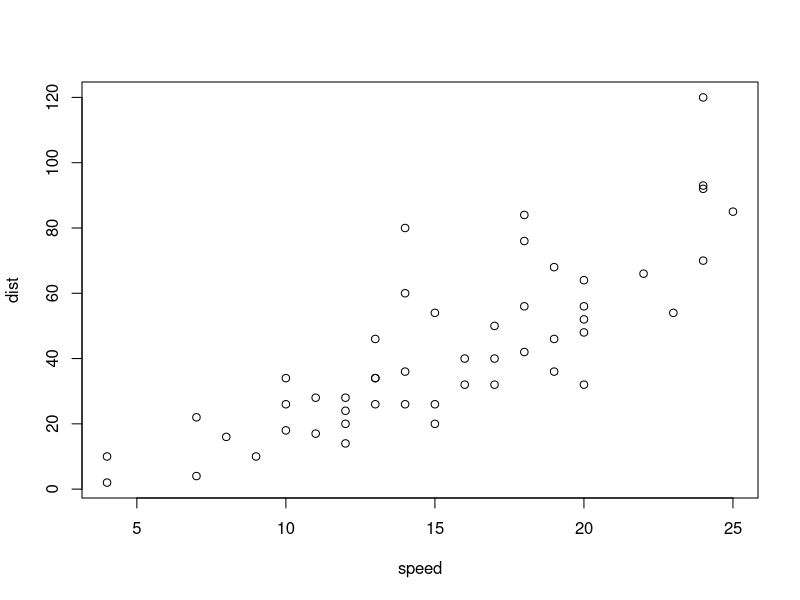
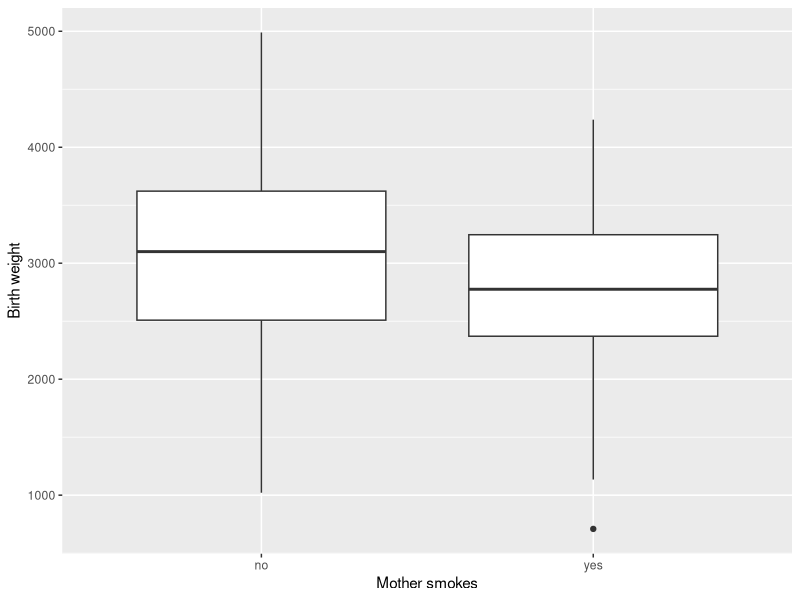
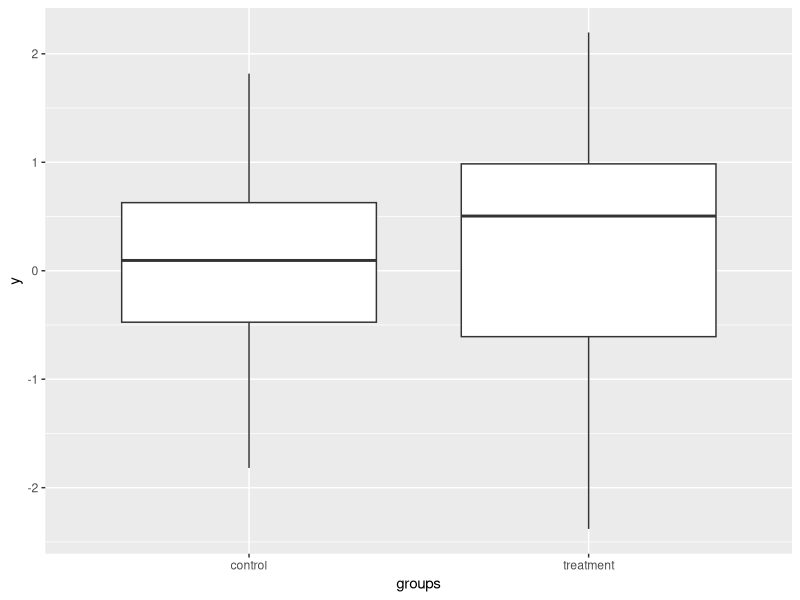
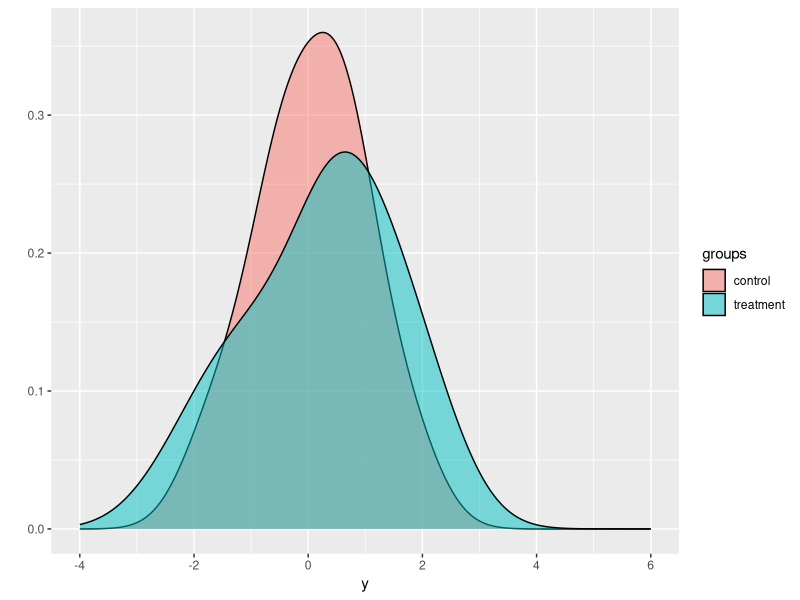
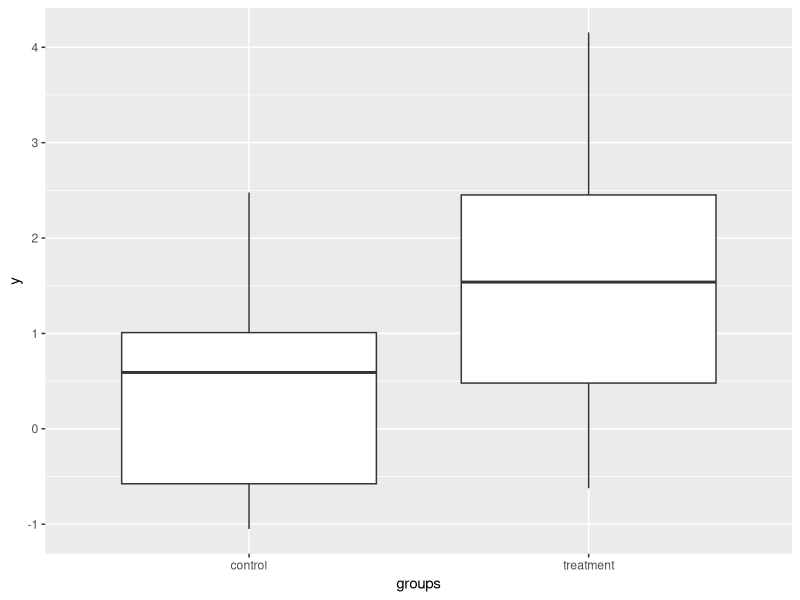
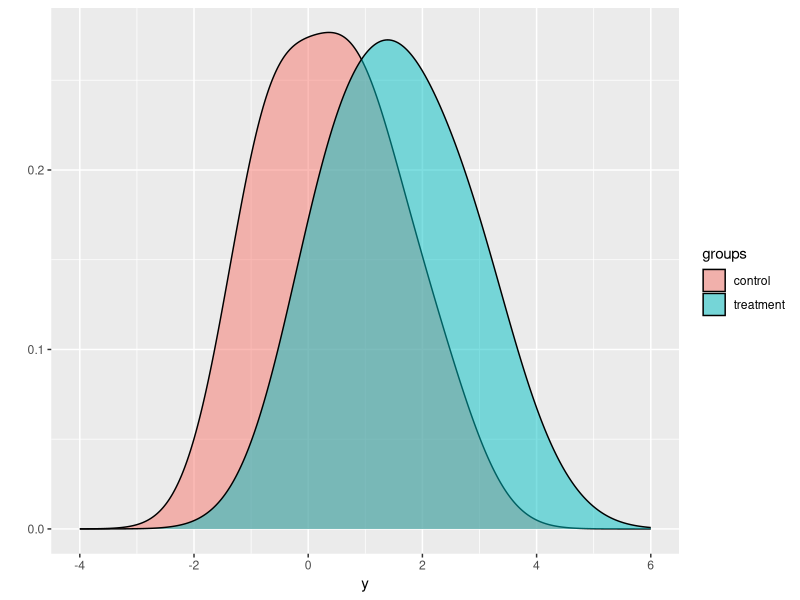
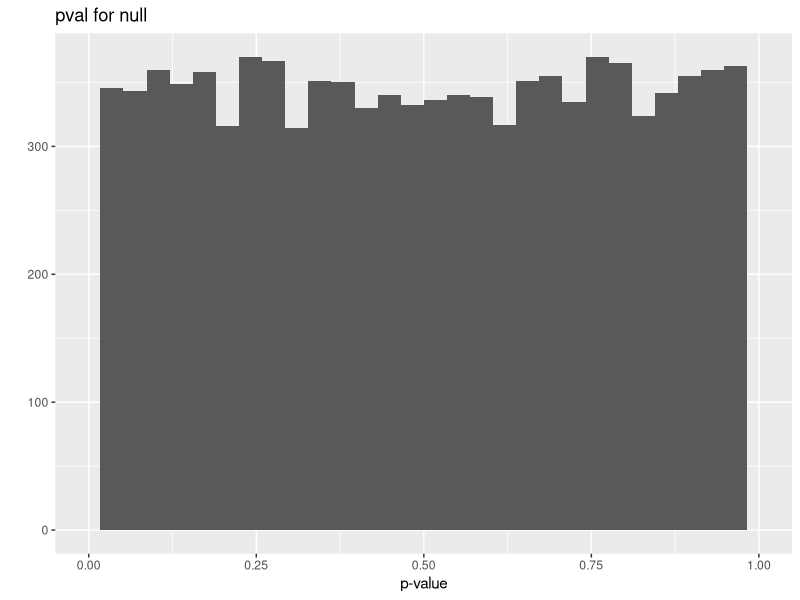
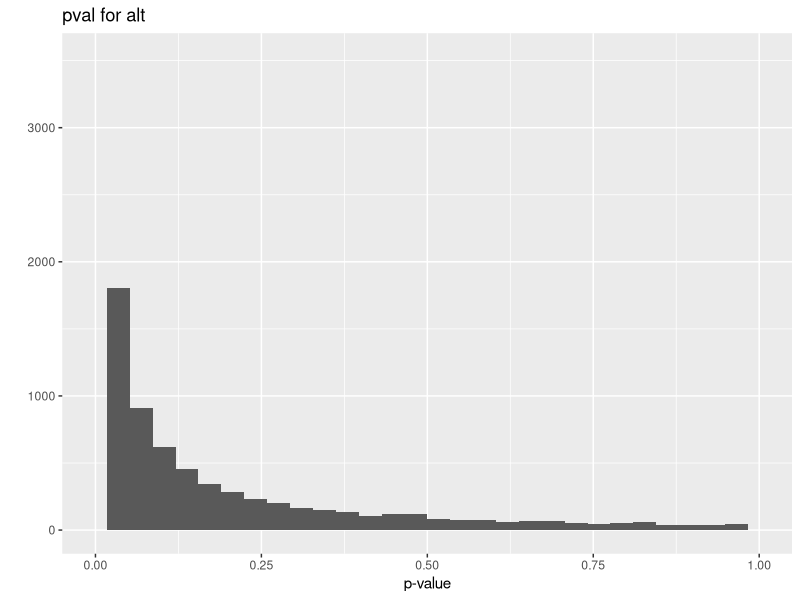

These figures' R source, in order:
## ---- chunk 1
plot(cars)
## ---- chunk 2
library(MASS)
library(dplyr)
library(ggplot2)
library(tidyverse)

birthwt <- as_tibble(MASS::birthwt)
birthwt <- birthwt %>%
 rename(birthwt.below.2500 = low,
        mother.age = age,
        mother.weight = lwt,
        mother.smokes = smoke,
        previous.prem.labor = ptl,
        hypertension = ht,
        uterine.irr = ui,
        physician.visits = ftv,
        birthwt.grams = bwt)
birthwt <- birthwt %>%
 mutate(race = recode_factor(race, '1' = "white", '2' = "black", '3' = "other")) %>%
 mutate_at(c("mother.smokes", "hypertension", "uterine.irr", "birthwt.below.2500"),
           ~ recode_factor(.x, '0' = "no", '1' = "yes"))

# Разность в средних
# 1-boxplot
qplot(x = mother.smokes, y = birthwt.grams,
      geom = 'boxplot', data = birthwt,
      xlab = 'Mother smokes',
      ylab = 'Birth weight')

# 2- table
birthwt %>%
  group_by(mother.smokes) %>%
  summarise(meanBW = round(mean(birthwt.grams),0),
            sdBW = round(sd(birthwt.grams),0))

# 3 - t-test
B.t.test <- t.test(birthwt.grams~mother.smokes, data = birthwt)
B.t.test # H1 -> T, p<0.05
class(B.t.test)
names(B.t.test)
B.t.test$p.value
B.t.test$estimate
B.t.test$conf.int # доверит интервал
attr(B.t.test$conf.int, "conf.level")
B.t.test$statistic
B.t.test$estimate

# Создать inline код
## ---- chunk 3
# недостаток t.test -- требование нормальности
# непараметрические тесты, если распределение не нормальное
# другой синтаксис t-test
with(birthwt, t.test(x=birthwt.grams[mother.smokes == 'no'],
                     y=birthwt.grams[mother.smokes == 'yes']))

# Monte carlo (2 случая)
set.seed(12345)
genSim <- function(n1,n2,mean.shift = 0){
  y <- rnorm(n1+n2) + c(rep(0,n1), rep(mean.shift,n2))
  groups <- c(rep('control',n1), rep('treatment',n2))
  data.frame(y=y, groups=groups)
}
n1=30
n2=40
# NULL
obs.data <- genSim(n1=n1,n2=n2)
obs.data

qplot(x=groups, y=y, data=obs.data,geom = 'boxplot')

# density
qplot(fill=groups, x=y, data=obs.data, geom='density',
      alpha = I(0.5),
      adjust = 1.5,
      xlim = c(-4,6))

t.test(y~groups, data=obs.data) # средние равны
# Случай 1
mean(obs.data[1:30,1])
mean(obs.data[31:70,1])

obs.data <- genSim(n1=n1, n2=n2, mean.shift = 1.5)
qplot(x=groups, y=y, data=obs.data,geom = 'boxplot')
qplot(fill=groups, x=y, data=obs.data, geom='density',
      alpha = I(0.5),
      adjust = 1.5,
      xlim = c(-4,6))

t.test(y~groups, data = obs.data) # средние отличаются

# создадим симуляцию
NUM_ITER = 10000
pvals <- matrix(0, nrow = NUM_ITER, ncol = 2)
for(i in 1:NUM_ITER){
  #gen
  obs.null <- genSim(n1,n2)
  obs.alt <- genSim(n1,n2,0.5)
  pvals[i,1] <- t.test(y~groups, data=obs.null)$p.value
  pvals[i,2] <- t.test(y~groups, data=obs.alt)$p.value
}

pvals <- as.data.frame(pvals)
colnames(pvals) <- c('null','alt')
# plot
qplot(x=null, data = pvals, xlab = 'p-value',
      xlim = c(0,1), main = 'pval for null')

qplot(x=alt, data = pvals, xlab = 'p-value',
      xlim = c(0,1), main = 'pval for alt')

# объединим графики
pvals.df <- data.frame(pvals = c(pvals$null, pvals$alt),
                      case = c(rep('null',NUM_ITER),
                               rep('alt', NUM_ITER)))
ggplot(data=pvals.df, aes(x=pvals, fill=case)) +
  geom_histogram(alpha=0.75, position = 'identity') +
                   xlim(0,1)

# wilcox-test (для ненормальных)
B.wilcox.test <- wilcox.test(birthwt.grams~mother.smokes, data = birthwt, 
                             conf.int=TRUE)
B.wilcox.test # H1 = T, p<0.05

with(birthwt, wilcox.test(x=birthwt.grams[mother.smokes == 'no'],
                     y=birthwt.grams[mother.smokes == 'yes']))

names(B.wilcox.test)
B.wilcox.test$method
B.wilcox.test$conf.int

# проверка нормальности
# QQ
p.bwt <- ggplot(data = birthwt, aes(sample = birthwt.grams))
p.bwt + stat_qq() + stat_qq_line()

p.bwt + stat_qq() + stat_qq_line() + facet_grid(.~mother.smokes)

# ideal
df <- data.frame(x=rnorm(115))
ggplot(data = df, aes(sample=x)) + stat_qq() + stat_qq_line()

## !ideal
set.seed(12345)
df1 <- data.frame(x=rexp(200))
p.fake <- ggplot(df1, aes(sample = x))
qplot(x,data=df1)
p.fake + stat_qq() + stat_qq_line()

shapiro.test(as.numeric(df$x)) # p > 0.05 данные N~(mu,sd)
shapiro.test(as.numeric(df1$x)) # p<0.05 - данные !N~

# смотрели квартет Энскомба

# тесты по таблицам
w.smoke.tbl <- with(birthwt, table(birthwt.below.2500, mother.smokes))
w.smoke.tbl # contingency table

B.fisher.test <- fisher.test(w.smoke.tbl)
B.fisher.test # H0 - отношение шансов = 1, H1 != 1, H1 = T, лурение влияет
# рождение ребенка с весом <2.5 кг в 2,01 раза выше, если мать курит
chisq.test(w.smoke.tbl)

# more tables
politics <- as.table(rbind(c(762,327,468), c(484,239,477)))
dimnames(politics) <- list(gender = c('F','M'), party = c('Dem','Ind','Rep'))
politics
# Зависит от пола?
politics.prop <- prop.table(politics, 1)
politics.prop
colSums(politics.prop)
chisq.test(politics)

p1 <- politics[,c(1,3)]
p1
fisher.test(p1) # шансы женщин быть в демократической партии, p<0.05 => есть отличие в числе женщин приверженцев дем. и респ. по сравнению с мужчинами в 1,6 раза

politics.df <- as.data.frame(politics.prop)
politics.df

ggplot(politics.df, aes(x=party, y=Freq, fill=gender)) +
  geom_bar(position = 'dodge', stat = 'identity')

# ANOVA
# Есть ли значимая связь между расой и весом рождения?
birthwt %>%
  group_by(race) %>%
  summarise(mean.bwt = round(mean(birthwt.grams),0),
            se.bwt = round(sd(birthwt.grams)/sqrt(n()),0))
summary(aov(birthwt.grams~race, data = birthwt)) # вывод по ANOVA: H0: связи нет, H1: есть связь между расой и весом при роджении. H1 = T

ToothGrowth
# install.packages("ggpubr")
library(ggpubr)
ggboxplot(ToothGrowth, x = 'dose', y='len', color = 'supp')
summary(aov(len~supp+dose, data = ToothGrowth)) # + -- перечисление факторов
# supp -- метов доставки, dose -- доза, Оба фактора влияют, доза влияет более значимо

summary(aov(len~supp+dose+supp:dose, 
            data = ToothGrowth)) #supp:dose -- взаимодействие факторов
# ~ - зависимость
# : - взаимодействие
# * - все возможные взаимодействия
# + разделение переменных
# - - убрать переменную
# -1 - убрать свободный член из регрессии
# I() в скобках арифм. преобразование
# y~I((x+w)^2) y~z, z=(x+w)^2
#y~x*y*z -- экв y~x+w+z+x:z+x:w+w:z+x:w:z

# tasks
# 1. проверить на выборке Cars93 средние по группе US, не US (mpg.Highway)
names(Cars93)
summary(aov(MPG.highway~Origin, data = Cars93))

# 2. доверительный интервал для разности в средних
Cars93 %>%
  group_by(Origin) %>%
  summarise(meanMpg = round(mean(MPG.highway),0),
            sdMpg = round(sd(MPG.highway),0))

Mpg.t.test <- t.test(MPG.highway~Origin, data = Cars93)
Mpg.t.test

# 3. почему различаются результаты для t и для wilcox? показать, построив графики протности распределений
Mpg.wilcox.test <- wilcox.test(MPG.highway~Origin, data = Cars93, conf.int=T)
Mpg.wilcox.test
qplot(fill=Origin, x=MPG.highway, data=Cars93, geom='density',
      alpha = I(0.5))
#      alpha = I(0.5),
#      adjust = 1.5,
#      xlim = c(-4,6))
# 4. построить qq графики для US и не US (MPG.Highway). Соответствуют ли графики плотностям?
p.mpg <- ggplot(data = Cars93, aes(sample = MPG.highway))
p.mpg + stat_qq() + stat_qq_line()
# на обоих графиках наблюдается асимметрия
# 5. дана выборка. проверить, есть ли связь между заболеваемостью раком и курением
smoking <- as.table(rbind(c(688,650),c(21,59)))
dimnames(smoking) <- list(has.smoked = c('yes','no'),
                          lung.cancer = c('yes','no'))
smoking

#smoking.prop <- prop.table(smoking, 1)
#smoking.prop
#colSums(smoking.prop)
fisher.test(smoking) # вероятность заболевания раком у курильщика больше в 2,97 раза

